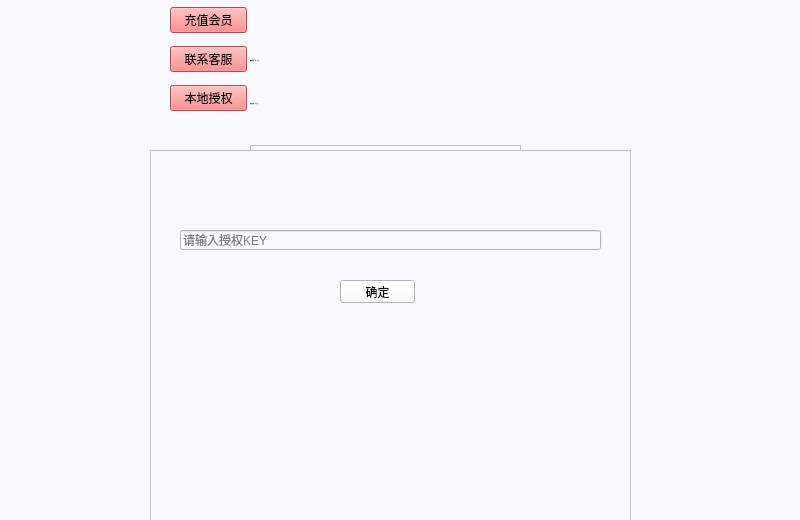
   <widget class="QWidget" name="Price_page" native="true">
    <property name="enabled">
     <bool>true</bool>
    </property>
    <property name="geometry">
     <rect>
      <x>0</x>
      <y>80</y>
      <width>800</width>
      <height>520</height>
     </rect>
    </property>
    <property name="styleSheet">
     <string notr="true">background-color: rgb(247, 249, 255);</string>
    </property>
    <widget class="QWidget" name="verticalLayoutWidget_2">
     <property name="geometry">
      <rect>
       <x>250</x>
       <y>0</y>
       <width>291</width>
       <height>121</height>
      </rect>
     </property>
     <layout class="QVBoxLayout" name="verticalLayout_2">
      <item>
       <widget class="QLabel" name="huiyuantime">
        <property name="font">
         <font>
          <family>微软雅黑</family>
          <pointsize>-1</pointsize>
          <weight>50</weight>
          <italic>false</italic>
          <bold>false</bold>
         </font>
        </property>
        <property name="text">
         <string/>
        </property>
       </widget>
      </item>
      <item>
       <widget class="QLabel" name="chongzhitime">
        <property name="font">
         <font>
          <family>微软雅黑</family>
          <pointsize>-1</pointsize>
          <weight>50</weight>
          <italic>false</italic>
          <bold>false</bold>
         </font>
        </property>
        <property name="text">
         <string>微信客服：9点-23点</string>
        </property>
       </widget>
      </item>
      <item>
       <widget class="QLabel" name="huiyuanjiage">
        <property name="font">
         <font>
          <family>微软雅黑</family>
          <pointsize>-1</pointsize>
          <weight>50</weight>
          <italic>false</italic>
          <bold>false</bold>
         </font>
        </property>
        <property name="text">
         <string>会员价格：30元/月</string>
        </property>
       </widget>
      </item>
     </layout>
    </widget>
    <widget class="QWidget" name="verticalLayoutWidget">
     <property name="geometry">
      <rect>
       <x>170</x>
       <y>0</y>
       <width>77</width>
       <height>121</height>
      </rect>
     </property>
     <layout class="QVBoxLayout" name="verticalLayout">
      <item>
       <widget class="QPushButton" name="chongzhi">
        <property name="styleSheet">
         <string notr="true">QPushButton{background-color: rgb(255, 103, 105)}
QPushButton:pressed {
    padding-top: 7px;
    padding-left: 7px;
}</string>
        </property>
        <property name="text">
         <string>充值会员</string>
        </property>
       </widget>
      </item>
      <item>
       <widget class="QPushButton" name="weixinkefu">
        <property name="styleSheet">
         <string notr="true">QPushButton{background-color: rgb(255, 103, 105)}
QPushButton:pressed {
    padding-top: 7px;
    padding-left: 7px;
}</string>
        </property>
        <property name="text">
         <string>联系客服</string>
        </property>
       </widget>
      </item>
      <item>
       <widget class="QPushButton" name="vipinputtxt">
        <property name="styleSheet">
         <string notr="true">QPushButton{background-color: rgb(255, 103, 105)}
QPushButton:pressed {
    padding-top: 7px;
    padding-left: 7px;
}</string>
        </property>
        <property name="text">
         <string>本地授权</string>
        </property>
       </widget>
      </item>
     </layout>
    </widget>
    <widget class="QFrame" name="chongzhihuiyuan">
     <property name="geometry">
      <rect>
       <x>250</x>
       <y>150</y>
       <width>271</width>
       <height>331</height>
      </rect>
     </property>
     <property name="frameShape">
      <enum>QFrame::StyledPanel</enum>
     </property>
     <property name="frameShadow">
      <enum>QFrame::Raised</enum>
     </property>
     <widget class="QLabel" name="label_3">
      <property name="geometry">
       <rect>
        <x>20</x>
        <y>90</y>
        <width>241</width>
        <height>241</height>
       </rect>
      </property>
      <property name="styleSheet">
       <string notr="true">border-image: url(:/img/imgs/wxprice.png);</string>
      </property>
      <property name="text">
       <string/>
      </property>
     </widget>
     <widget class="QLabel" name="label_7">
      <property name="geometry">
       <rect>
        <x>10</x>
        <y>10</y>
        <width>171</width>
        <height>61</height>
       </rect>
      </property>
      <property name="font">
       <font>
        <family>微软雅黑</family>
        <pointsize>-1</pointsize>
        <weight>50</weight>
        <italic>false</italic>
        <bold>false</bold>
       </font>
      </property>
      <property name="styleSheet">
       <string notr="true">    background-color: transparent; /* 设置背景颜色为透明 */
    border: none; /* 移除边框 */</string>
      </property>
      <property name="text">
       <string>充值备注中填写识别码：</string>
      </property>
     </widget>
     <widget class="QLabel" name="chongzhibz">
      <property name="geometry">
       <rect>
        <x>180</x>
        <y>10</y>
        <width>111</width>
        <height>61</height>
       </rect>
      </property>
      <property name="font">
       <font>
        <family>微软雅黑</family>
        <pointsize>-1</pointsize>
        <weight>50</weight>
        <italic>false</italic>
        <bold>false</bold>
       </font>
      </property>
      <property name="styleSheet">
       <string notr="true">color: rgb(255, 0, 0);
background-color: transparent; /* 设置背景颜色为透明 */
border: none; /* 移除边框 */</string>
      </property>
      <property name="text">
       <string/>
      </property>
     </widget>
    </widget>
    <widget class="QLabel" name="label_9">
     <property name="geometry">
      <rect>
       <x>210</x>
       <y>500</y>
       <width>391</width>
       <height>16</height>
      </rect>
     </property>
     <property name="text">
      <string>充值超过两个小时没到账，或忘记填写备注，在工作时间联系客服解决！</string>
     </property>
    </widget>
    <widget class="QFrame" name="wxkefe">
     <property name="geometry">
      <rect>
       <x>250</x>
       <y>145</y>
       <width>271</width>
       <height>331</height>
      </rect>
     </property>
     <property name="frameShape">
      <enum>QFrame::StyledPanel</enum>
     </property>
     <property name="frameShadow">
      <enum>QFrame::Raised</enum>
     </property>
     <widget class="QLabel" name="label_11">
      <property name="geometry">
       <rect>
        <x>20</x>
        <y>90</y>
        <width>241</width>
        <height>241</height>
       </rect>
      </property>
      <property name="styleSheet">
       <string notr="true">border-image: url(:/img/imgs/weixinkf.JPG);</string>
      </property>
      <property name="text">
       <string/>
      </property>
     </widget>
    </widget>
    <widget class="QFrame" name="shouquankey">
     <property name="geometry">
      <rect>
       <x>150</x>
       <y>150</y>
       <width>481</width>
       <height>381</height>
      </rect>
     </property>
     <property name="styleSheet">
      <string notr="true">QPushButton:checked { 
color: rgb(0, 85, 255);}</string>
     </property>
     <property name="frameShape">
      <enum>QFrame::StyledPanel</enum>
     </property>
     <property name="frameShadow">
      <enum>QFrame::Raised</enum>
     </property>
     <widget class="QLineEdit" name="vipinput">
      <property name="geometry">
       <rect>
        <x>30</x>
        <y>80</y>
        <width>421</width>
        <height>20</height>
       </rect>
      </property>
      <property name="text">
       <string/>
      </property>
      <property name="placeholderText">
       <string>请输入授权KEY</string>
      </property>
     </widget>
     <widget class="QPushButton" name="keybuttonyes">
      <property name="geometry">
       <rect>
        <x>190</x>
        <y>130</y>
        <width>75</width>
        <height>23</height>
       </rect>
      </property>
      <property name="styleSheet">
       <string notr="true">QPushButton:pressed{    
	color: rgb(0, 85, 255);
    padding-top: 4px;
    padding-left: 4px;
}</string>
      </property>
      <property name="text">
       <string>确定</string>
      </property>
     </widget>
    </widget>
    <zorder>verticalLayoutWidget_2</zorder>
    <zorder>verticalLayoutWidget</zorder>
    <zorder>label_9</zorder>
    <zorder>wxkefe</zorder>
    <zorder>chongzhihuiyuan</zorder>
    <zorder>shouquankey</zorder>
   </widget>
